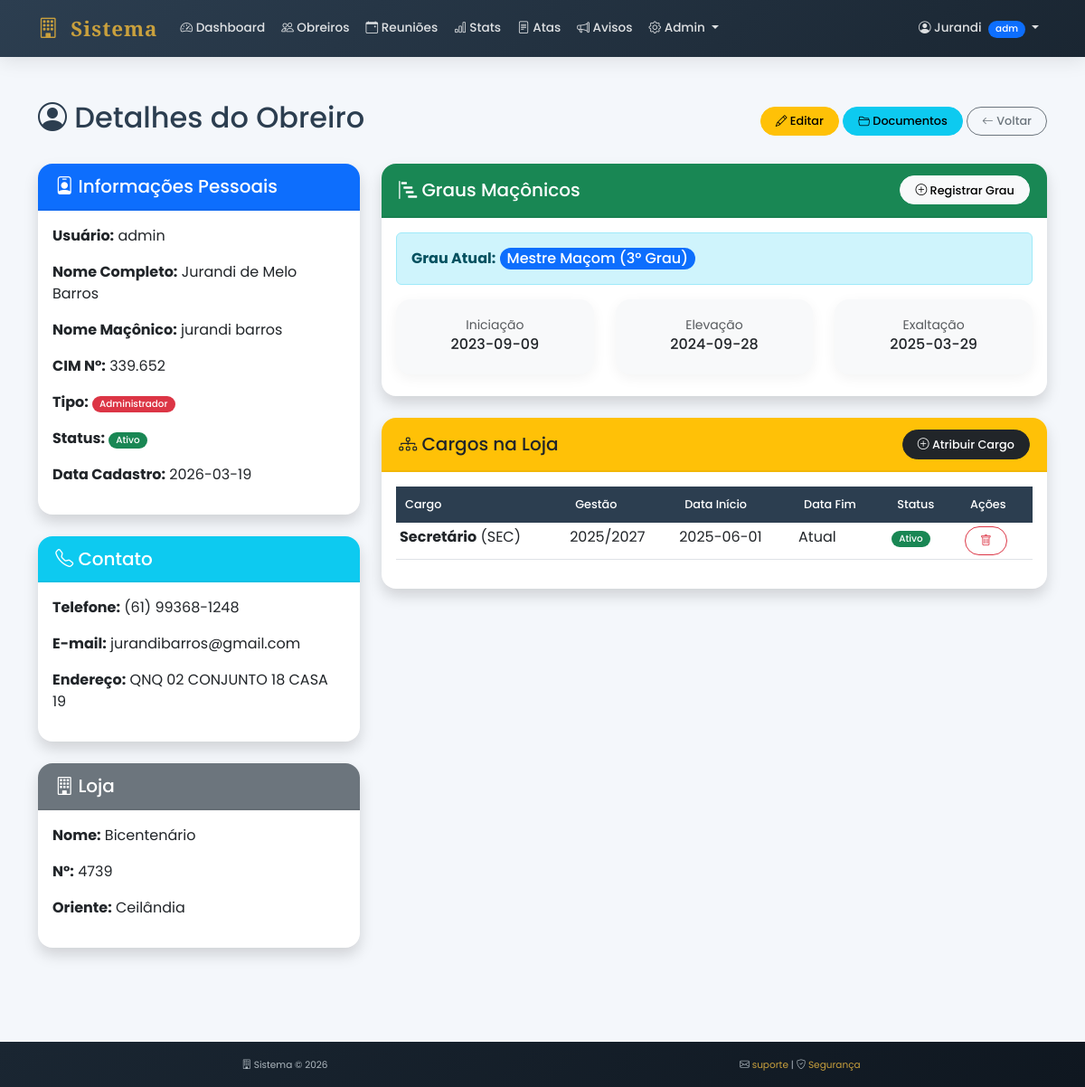
/obreiros/1 (signed in), run on the app's committed database.
### tables this page shows
CREATE TABLE usuarios (
        id INTEGER PRIMARY KEY AUTOINCREMENT,
        usuario TEXT UNIQUE NOT NULL,
        senha_hash TEXT NOT NULL,
        tipo TEXT NOT NULL,
        data_cadastro TEXT NOT NULL,
        nome_completo TEXT,
        cim_numero TEXT,
        loja_nome TEXT,
        loja_numero TEXT,
        loja_orient TEXT,
        ativo INTEGER DEFAULT 1
    , nome_maconico TEXT, grau_atual INTEGER DEFAULT 1, data_iniciacao DATE, data_elevacao DATE, data_exaltacao DATE, telefone TEXT, email TEXT, endereco TEXT, foto TEXT);

CREATE TABLE ocupacao_cargos (
        id INTEGER PRIMARY KEY AUTOINCREMENT,
        obreiro_id INTEGER NOT NULL,
        cargo_id INTEGER NOT NULL,
        loja_id INTEGER,
        data_inicio DATE NOT NULL,
        data_fim DATE,
        gestao TEXT,
        ativo INTEGER DEFAULT 1,
        FOREIGN KEY (obreiro_id) REFERENCES usuarios (id) ON DELETE CASCADE,
        FOREIGN KEY (cargo_id) REFERENCES cargos (id) ON DELETE CASCADE,
        FOREIGN KEY (loja_id) REFERENCES lojas (id) ON DELETE SET NULL
    );

CREATE TABLE cargos (
        id INTEGER PRIMARY KEY AUTOINCREMENT,
        nome TEXT NOT NULL,
        sigla TEXT,
        grau_minimo INTEGER DEFAULT 1,
        ordem INTEGER,
        descricao TEXT
    , ativo INTEGER DEFAULT 1);

### app.py (the view)
@app.route("/obreiros/<int:id>")
@login_required
def visualizar_obreiro(id):
    conn = get_db()
    cursor = conn.cursor()
    cursor.execute("""
        SELECT u.*, l.nome as loja_nome_completo
        FROM usuarios u
        LEFT JOIN lojas l ON u.loja_nome = l.nome
        WHERE u.id = ?
    """, (id,))
    obreiro = cursor.fetchone()
    if not obreiro:
        flash("Obreiro não encontrado", "danger")
        return redirect("/obreiros")
    if session["tipo"] != "admin" and session["user_id"] != id:
        flash("Você não tem permissão para visualizar este obreiro", "danger")
        return redirect("/obreiros")
    cursor.execute("""
        SELECT oc.*, c.nome as cargo_nome, c.sigla
        FROM ocupacao_cargos oc
        JOIN cargos c ON oc.cargo_id = c.id
        WHERE oc.obreiro_id = ? AND oc.ativo = 1
        ORDER BY oc.data_inicio DESC
    """, (id,))
    cargos = cursor.fetchall()
    cursor.execute("""
        SELECT * FROM historico_graus
        WHERE obreiro_id = ?
        ORDER BY data DESC
    """, (id,))
    historico_graus = cursor.fetchall()
    cargos_disponiveis = []
    if session["tipo"] == "admin":
        cursor.execute("SELECT * FROM cargos WHERE ativo = 1 ORDER BY ordem")
        cargos_disponiveis = cursor.fetchall()
    conn.close()
    return render_template("obreiros/visualizar.html",
                          obreiro=obreiro,
                          cargos=cargos,
                          historico_graus=historico_graus,
                          cargos_disponiveis=cargos_disponiveis,
                          pode_editar=(session["tipo"] == "admin" or session["user_id"] == id))

### app.py (called while the page is built)
@app.context_processor
def inject_global():
    return {'datetime': datetime, 'now': datetime.now()}

def login_required(f):
    @wraps(f)
    def decorated_function(*args, **kwargs):
        if "usuario" not in session:
            flash("Faça login para acessar esta página", "warning")
            return redirect("/")
        return f(*args, **kwargs)
    return decorated_function

def get_db():
    conn = sqlite3.connect("banco.db")
    conn.row_factory = sqlite3.Row
    return conn

### templates/obreiros/visualizar.html (shortened to what this page needs)
{% extends "base.html" %}
{% block content %}
<div class="container-fluid py-4">
    <div class="container">
        <div class="d-flex justify-content-between align-items-center mb-4 flex-wrap gap-2">
            <h2>
                <i class="bi bi-person-circle"></i>
                Detalhes do Obreiro
            </h2>
            <div>
                {% if pode_editar %}
                <a href="/obreiros/{{ obreiro.id }}/editar" class="btn btn-warning">
                    <i class="bi bi-pencil"></i> Editar
                </a>
                {% endif %}
                <a href="/obreiros/{{ obreiro.id }}/documentos" class="btn btn-info">
                    <i class="bi bi-folder2-open"></i> Documentos
                </a>
                <a href="/obreiros" class="btn btn-outline-secondary">
                    <i class="bi bi-arrow-left"></i> Voltar
                </a>
            </div>
        </div>
        <div class="row">
            <div class="col-md-4 col-12 mb-4">
                <div class="card shadow">
                    <div class="card-header bg-primary text-white">
                        <h5 class="mb-0">
                            <i class="bi bi-person-badge"></i>
                            Informações Pessoais
                        </h5>
                    </div>
                    <div class="card-body">
                        <p><strong>Usuário:</strong> {{ obreiro.usuario }}</p>
                        <p><strong>Nome Completo:</strong> {{ obreiro.nome_completo }}</p>
                        <p><strong>Nome Maçônico:</strong> {{ obreiro.nome_maconico or '-' }}</p>
                        <p><strong>CIM Nº:</strong> {{ obreiro.cim_numero or '-' }}</p>
                        {% if session.tipo == 'admin' %}
                        <p><strong>Tipo:</strong>
                            {% if obreiro.tipo == 'admin' %}
                                <span class="badge bg-danger">Administrador</span>
                            {% elif obreiro.tipo == 'sindicante' %}
                                <span class="badge bg-success">Sindicante</span>
                            {% else %}
                                <span class="badge bg-info">Obreiro</span>
                            {% endif %}
                        </p>
                        <p><strong>Status:</strong>
                            {% if obreiro.ativo == 1 %}
                                <span class="badge bg-success">Ativo</span>
                            {% else %}
                                <span class="badge bg-secondary">Inativo</span>
                            {% endif %}
                        </p>
                        <p><strong>Data Cadastro:</strong> {{ obreiro.data_cadastro[:10] if obreiro.data_cadastro else '-' }}</p>
                        {% endif %}
                    </div>
                </div>
                <div class="card shadow mt-4">
                    <div class="card-header bg-info text-white">
                        <h5 class="mb-0">
                            <i class="bi bi-telephone"></i>
                            Contato
                        </h5>
                    </div>
                    <div class="card-body">
                        <p><strong>Telefone:</strong> {{ obreiro.telefone or '-' }}</p>
                        <p><strong>E-mail:</strong> {{ obreiro.email or '-' }}</p>
                        <p><strong>Endereço:</strong> {{ obreiro.endereco or '-' }}</p>
                    </div>
                </div>
                <div class="card shadow mt-4">
                    <div class="card-header bg-secondary text-white">
                        <h5 class="mb-0">
                            <i class="bi bi-building"></i>
                            Loja
                        </h5>
                    </div>
                    <div class="card-body">
                        <p><strong>Nome:</strong> {{ obreiro.loja_nome or '-' }}</p>
                        <p><strong>Nº:</strong> {{ obreiro.loja_numero or '-' }}</p>
                        <p><strong>Oriente:</strong> {{ obreiro.loja_orient or '-' }}</p>
                    </div>
                </div>
            </div>
            <div class="col-md-8 col-12">
                <div class="card shadow">
                    <div class="card-header bg-success text-white d-flex justify-content-between align-items-center flex-wrap gap-2">
                        <h5 class="mb-0">
                            <i class="bi bi-bar-chart-steps"></i>
                            Graus Maçônicos
                        </h5>
                        {% if session.tipo == 'admin' %}
                        <button type="button" class="btn btn-sm btn-light" data-bs-toggle="modal" data-bs-target="#modalGrau">
                            <i class="bi bi-plus-circle"></i> Registrar Grau
                        </button>
                        {% endif %}
                    </div>
                    <div class="card-body">
                        <div class="alert alert-info">
                            <strong>Grau Atual:</strong>
                            {% if obreiro.grau_atual == 3 %}
                                <span class="badge bg-primary fs-6">Mestre Maçom (3º Grau)</span>
                            {% elif obreiro.grau_atual == 2 %}
                                <span class="badge bg-info fs-6">Companheiro Maçom (2º Grau)</span>
                            {% elif obreiro.grau_atual == 1 %}
                                <span class="badge bg-secondary fs-6">Aprendiz Maçom (1º Grau)</span>
                            {% else %}
                                <span class="badge bg-light text-dark">Não informado</span>
                            {% endif %}
                        </div>
                        <div class="row mt-3">
                            <div class="col-md-4 col-12 mb-2">
                                <div class="card bg-light">
                                    <div class="card-body text-center">
                                        <small class="text-muted">Iniciação</small>
                                        <h6>{{ obreiro.data_iniciacao or 'Não registrada' }}</h6>
                                    </div>
                                </div>
                            </div>
                            <div class="col-md-4 col-12 mb-2">
                                <div class="card bg-light">
                                    <div class="card-body text-center">
                                        <small class="text-muted">Elevação</small>
                                        <h6>{{ obreiro.data_elevacao or 'Não registrada' }}</h6>
                                    </div>
                                </div>
                            </div>
                            <div class="col-md-4 col-12 mb-2">
                                <div class="card bg-light">
                                    <div class="card-body text-center">
                                        <small class="text-muted">Exaltação</small>
                                        <h6>{{ obreiro.data_exaltacao or 'Não registrada' }}</h6>
                                    </div>
                                </div>
                            </div>
                        </div>
                    </div>
                </div>
                <div class="card shadow mt-4">
                    <div class="card-header bg-warning text-dark d-flex justify-content-between align-items-center flex-wrap gap-2">
                        <h5 class="mb-0">
                            <i class="bi bi-diagram-3"></i>
                            Cargos na Loja
                        </h5>
                        {% if session.tipo == 'admin' and cargos_disponiveis %}
                        <button type="button" class="btn btn-sm btn-dark" data-bs-toggle="modal" data-bs-target="#modalCargo">
                            <i class="bi bi-plus-circle"></i> Atribuir Cargo
                        </button>
                        {% endif %}
                    </div>
                    <div class="card-body">
                        {% if cargos %}
                        <div class="table-responsive">
                            <table class="table table-sm">
                                <thead>
                                    <tr><th>Cargo</th><th>Gestão</th><th>Data Início</th><th>Data Fim</th><th>Status</th>{% if session.tipo == 'admin' %}<th>Ações</th>{% endif %}</tr>
                                </thead>
                                <tbody>
                                    {% for c in cargos %}
                                    <tr>
                                        <td><strong>{{ c.cargo_nome }}</strong> ({{ c.sigla }})</td>
                                        <td>{{ c.gestao or '-' }}</td>
                                        <td>{{ c.data_inicio }}</td>
                                        <td>{{ c.data_fim or 'Atual' }}</td>
                                        <td>{% if c.ativo == 1 %}<span class="badge bg-success">Ativo</span>{% else %}<span class="badge bg-secondary">Inativo</span>{% endif %}</td>
                                        {% if session.tipo == 'admin' %}
                                        <td>{% if c.ativo == 1 %}<a href="/obreiros/cargo/{{ c.id }}/remover" class="btn btn-sm btn-outline-danger" onclick="return confirm('Remover este cargo?')"><i class="bi bi-trash"></i></a>{% endif %}</td>
                                        {% endif %}
                                    </tr>
                                    {% endfor %}
                                </tbody>
                            </table>
                        </div>
                        {% else %}
                        <p class="text-muted text-center py-3">Nenhum cargo atribuído a este obreiro.</p>
                        {% endif %}
                    </div>
                </div>
            </div>
        </div>
    </div>
</div>
{% endblock %}

### templates/base.html (style rules this page uses)
:root { --primary: #2c3e50; --secondary: #c9a03d; --dark: #1a2632; --light: #f8f9fa; --accent: #e67e22; }
body { font-family: 'Poppins', sans-serif; background-color: #f4f7fb; color: #2c3e50; }
.card { border: none; border-radius: 16px; box-shadow: 0 4px 15px rgba(0,0,0,0.05); transition: all 0.3s ease; overflow: hidden; }
.card-header { background-color: white; border-bottom: 2px solid rgba(0,0,0,0.05); padding: 0.8rem 1.2rem; font-weight: 600; }
.btn { border-radius: 50px; padding: 0.35rem 1rem; font-weight: 500; font-size: 0.8rem; transition: all 0.3s; }
.badge { padding: 0.25rem 0.5rem; font-weight: 500; border-radius: 20px; font-size: 0.65rem; }
.table thead th { background-color: var(--primary); color: white; font-weight: 500; border: none; padding: 10px; font-size: 0.8rem; }

### data on the page
usuarios: usuario "admin", nome_completo "Jurandi de Melo Barros", nome_maconico "jurandi barros", cim_numero "339.652", data_cadastro "2026-03-19", telefone "(61) 99368-1248", email "jurandibarros@gmail.com", endereco "QNQ 02 CONJUNTO 18 CASA 19", loja_nome "Bicentenário", loja_numero "4739", loja_orient "Ceilândia", data_iniciacao "2023-09-09", data_elevacao "2024-09-28", data_exaltacao "2025-03-29"
ocupacao_cargos: cargo_nome "Secretário", sigla "SEC", gestao "2025/2027", data_inicio "2025-06-01", data_fim "Atual", ativo "Ativo"

### other printed values
{{ session.tipo[:3] }} "adm"
